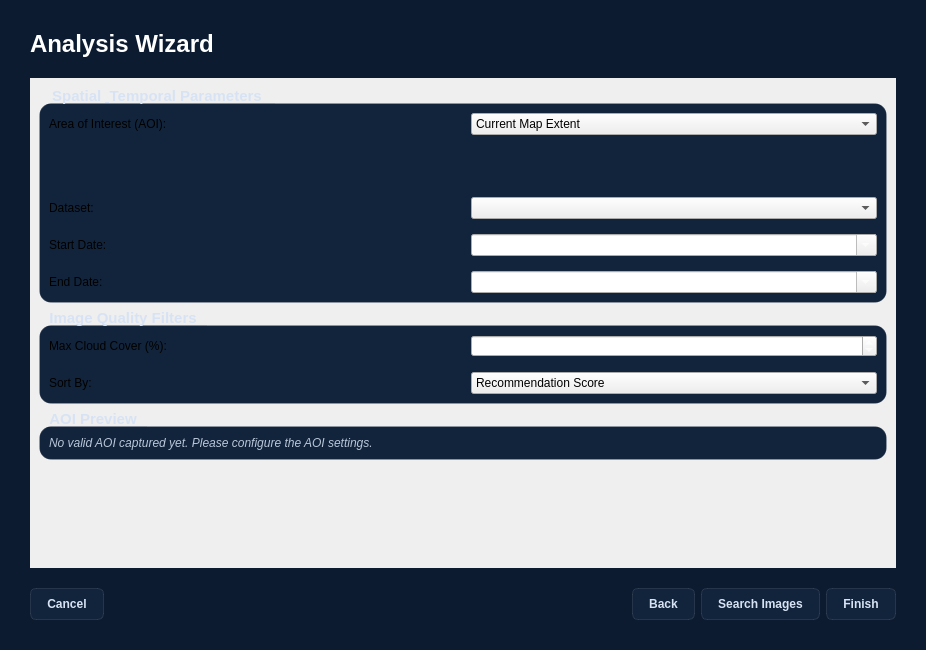
<?xml version="1.0" encoding="UTF-8"?>
<ui version="4.0">
 <class>AnalysisWizardDialog</class>
 <widget class="QDialog" name="AnalysisWizardDialog">
  <property name="geometry">
   <rect>
    <x>0</x>
    <y>0</y>
    <width>900</width>
    <height>650</height>
   </rect>
  </property>
  <property name="windowTitle">
   <string>Analysis Wizard</string>
  </property>
  <property name="styleSheet">
   <string>
QDialog {
    background-color: #0C1B30;
    font-family: 'Segoe UI', system-ui, sans-serif;
}
QGroupBox {
    background-color: #12243B;
    border: 1px solid rgba(255, 255, 255, 0.1);
    border-radius: 12px;
    margin-top: 16px;
    font-size: 11pt;
    font-weight: 600;
    color: #FFFFFF;
}
QGroupBox::title {
    subcontrol-origin: margin;
    subcontrol-position: top left;
    padding: 0 8px;
    color: #D7E3F4;
}
QPushButton {
    padding: 8px 16px;
    border-radius: 6px;
    font-weight: 600;
    font-size: 9pt;
    background-color: #12243B;
    border: 1px solid rgba(255, 255, 255, 0.1);
    color: #D7E3F4;
}
QPushButton:hover {
    background-color: #1E3A5F;
}
QPushButton[cssClass="accent"] {
    background-color: #27D8F7;
    color: white;
    border: none;
    padding: 10px 20px;
    border-radius: 8px;
    font-size: 10pt;
}
QPushButton[cssClass="accent"]:hover {
    background-color: #27D8F7;
}
QTableView, QTableWidget {
    background-color: #1E3A5F;
    color: #FFFFFF;
    border: 1px solid rgba(255, 255, 255, 0.1);
    border-radius: 8px;
    gridline-color: rgba(255, 255, 255, 0.10);
    alternate-background-color: #0C1B30;
    selection-background-color: rgba(39, 216, 247, 0.2);
    selection-color: #FFFFFF;
}

QTableView::item, QTableWidget::item {
    color: #FFFFFF;
    background-color: transparent;
}
QTableView::item:selected, QTableWidget::item:selected {
    color: #FFFFFF;
    background-color: rgba(39, 216, 247, 0.2);
}
QTableView::item:alternate, QTableWidget::item:alternate {
    color: #FFFFFF;
}
QTableView::item:disabled, QTableWidget::item:disabled {
    color: #AFC4D8;
}

QHeaderView::section {
    background-color: #0C1B30;
    padding: 8px;
    border: none;
    border-bottom: 1px solid rgba(255, 255, 255, 0.1);
    font-weight: 600;
    color: #FFFFFF;
}
QLabel#lblTitle {
    font-size: 18pt;
    font-weight: 700;
    color: #FFFFFF;
}
QComboBox QAbstractItemView {
    background-color: #12243B;
    color: #FFFFFF;
    selection-background-color: transparent;
    border: 1px solid rgba(255, 255, 255, 0.1);
    border-radius: 8px;
    outline: none;
    padding: 4px;
}
QComboBox QAbstractItemView::item {
    padding: 8px 12px;
    border-radius: 4px;
    color: #FFFFFF;
}
QComboBox QAbstractItemView::item:hover {
    background-color: #1E3A5F;
}
QComboBox QAbstractItemView::item:selected {
    background-color: #1E3A5F;
    color: #27D8F7;
    border-left: 3px solid #27D8F7;
}
QLineEdit, QDateEdit, QSpinBox, QDoubleSpinBox, QAbstractSpinBox {
    color: #FFFFFF;
    selection-color: #FFFFFF;
    selection-background-color: #27D8F7;
}
QLineEdit::placeholder, QDateEdit::placeholder, QSpinBox::placeholder, QDoubleSpinBox::placeholder, QAbstractSpinBox::placeholder {
    color: #B8C6D8;
}
QLineEdit:disabled, QDateEdit:disabled, QSpinBox:disabled, QDoubleSpinBox:disabled, QAbstractSpinBox:disabled, QComboBox:disabled {
    color: #7E8EA5;
}
   </string>
  </property>
  <layout class="QVBoxLayout" name="mainLayout">
   <property name="spacing"><number>20</number></property>
   <property name="margin"><number>30</number></property>
   
   <item>
    <widget class="QLabel" name="lblTitle">
     <property name="text"><string>Analysis Wizard</string></property>
    </widget>
   </item>
   
   <item>
    <widget class="QStackedWidget" name="stackedWidget">
     
     <!-- Page 1: Configuration -->
     <widget class="QWidget" name="pageConfig">
      <layout class="QVBoxLayout">
       <property name="margin"><number>0</number></property>
       <item>
        <widget class="QScrollArea">
         <property name="widgetResizable"><bool>true</bool></property>
         <property name="frameShape"><enum>QFrame::NoFrame</enum></property>
         <widget class="QWidget" name="scrollContent">
          <layout class="QVBoxLayout">
           
           <item>
            <widget class="QGroupBox" name="grpParameters">
             <property name="title"><string>Spatial &amp; Temporal Parameters</string></property>
             <layout class="QVBoxLayout">
              <property name="spacing"><number>15</number></property>
              
              <item>
               <layout class="QHBoxLayout">
                <item><widget class="QLabel"><property name="text"><string>Area of Interest (AOI):</string></property><property name="minimumSize"><size><width>150</width><height>0</height></size></property></widget></item>
                <item>
                 <widget class="QComboBox" name="cmbAoi">
                  <item><property name="text"><string>Current Map Extent</string></property></item>
                  <item><property name="text"><string>Selected Features in Active Layer</string></property></item>
                  <item><property name="text"><string>Active Layer Bounding Box</string></property></item>
                  <item><property name="text"><string>Draw Polygon</string></property></item>
                  <item><property name="text"><string>Browse Vector File</string></property></item>
                 </widget>
                </item>
               </layout>
              </item>
              
              <item>
               <widget class="QStackedWidget" name="stkAoiControls">
                <property name="maximumSize"><size><width>16777215</width><height>50</height></size></property>
                <widget class="QWidget" name="pageAoiEmpty"><layout class="QVBoxLayout"><property name="margin"><number>0</number></property></layout></widget>
                <widget class="QWidget" name="pageAoiDraw">
                 <layout class="QHBoxLayout">
                  <property name="margin"><number>0</number></property>
                  <item><spacer><property name="orientation"><enum>Qt::Horizontal</enum></property><property name="sizeHint" stdset="0"><size><width>150</width><height>20</height></size></property></spacer></item>
                  <item><widget class="QPushButton" name="btnStartDrawing"><property name="text"><string>Start Drawing on Map</string></property></widget></item>
                  <item><spacer><property name="orientation"><enum>Qt::Horizontal</enum></property><property name="sizeHint" stdset="0"><size><width>40</width><height>20</height></size></property></spacer></item>
                 </layout>
                </widget>
                <widget class="QWidget" name="pageAoiFile">
                 <layout class="QHBoxLayout">
                  <property name="margin"><number>0</number></property>
                  <item><spacer><property name="orientation"><enum>Qt::Horizontal</enum></property><property name="sizeHint" stdset="0"><size><width>150</width><height>20</height></size></property></spacer></item>
                  <item><widget class="QLineEdit" name="txtAoiFile"><property name="readOnly"><bool>true</bool></property><property name="placeholderText"><string>Select .shp, .gpkg, .geojson...</string></property></widget></item>
                  <item><widget class="QPushButton" name="btnBrowseAoi"><property name="text"><string>Browse...</string></property></widget></item>
                 </layout>
                </widget>
               </widget>
              </item>
              
              <item>
               <layout class="QHBoxLayout">
                <item><widget class="QLabel"><property name="text"><string>Dataset:</string></property><property name="minimumSize"><size><width>150</width><height>0</height></size></property></widget></item>
                <item><widget class="QComboBox" name="cmbDataset"></widget></item>
               </layout>
              </item>
              
              <item>
               <layout class="QHBoxLayout">
                <item><widget class="QLabel"><property name="text"><string>Start Date:</string></property><property name="minimumSize"><size><width>150</width><height>0</height></size></property></widget></item>
                <item><widget class="QDateEdit" name="dateStart"><property name="displayFormat"><string>yyyy-MM-dd</string></property><property name="calendarPopup"><bool>true</bool></property></widget></item>
               </layout>
              </item>
              
              <item>
               <layout class="QHBoxLayout">
                <item><widget class="QLabel"><property name="text"><string>End Date:</string></property><property name="minimumSize"><size><width>150</width><height>0</height></size></property></widget></item>
                <item><widget class="QDateEdit" name="dateEnd"><property name="displayFormat"><string>yyyy-MM-dd</string></property><property name="calendarPopup"><bool>true</bool></property></widget></item>
               </layout>
              </item>
              
             </layout>
            </widget>
           </item>

           <item>
            <widget class="QGroupBox" name="grpQuality">
             <property name="title"><string>Image Quality Filters</string></property>
             <layout class="QVBoxLayout">
              <property name="spacing"><number>15</number></property>
              
              <item>
               <layout class="QHBoxLayout">
                <item><widget class="QLabel"><property name="text"><string>Max Cloud Cover (%):</string></property><property name="minimumSize"><size><width>150</width><height>0</height></size></property></widget></item>
                <item>
                 <widget class="QSpinBox" name="spinCloud">
                  <property name="maximum"><number>100</number></property>
                  <property name="value"><number>20</number></property>
                 </widget>
                </item>
               </layout>
              </item>
              
              <item>
               <layout class="QHBoxLayout">
                <item><widget class="QLabel"><property name="text"><string>Sort By:</string></property><property name="minimumSize"><size><width>150</width><height>0</height></size></property></widget></item>
                <item>
                 <widget class="QComboBox" name="cmbSort">
                  <item><property name="text"><string>Recommendation Score</string></property></item>
                  <item><property name="text"><string>Lowest Cloud</string></property></item>
                  <item><property name="text"><string>Best Coverage</string></property></item>
                  <item><property name="text"><string>Newest</string></property></item>
                  <item><property name="text"><string>Oldest</string></property></item>
                 </widget>
                </item>
               </layout>
              </item>
             </layout>
            </widget>
           </item>

           <item>
            <widget class="QGroupBox" name="grpAoiSummary">
             <property name="title"><string>AOI Preview</string></property>
             <layout class="QVBoxLayout">
              <item>
               <widget class="QLabel" name="lblAoiSummary">
                <property name="text"><string>&lt;i style="color: #B8C6D8;"&gt;No valid AOI captured yet. Please configure the AOI settings.&lt;/i&gt;</string></property>
                <property name="textFormat"><enum>Qt::RichText</enum></property>
               </widget>
              </item>
             </layout>
            </widget>
           </item>

           <item><spacer><property name="orientation"><enum>Qt::Vertical</enum></property><property name="sizeHint" stdset="0"><size><width>20</width><height>40</height></size></property></spacer></item>
          </layout>
         </widget>
        </widget>
       </item>
      </layout>
     </widget>
     
     <!-- Page 2: Scene Selection -->
     <widget class="QWidget" name="pageScene">
      <layout class="QHBoxLayout">
       <property name="spacing"><number>20</number></property>
       <item>
        <layout class="QVBoxLayout">
         
         <item>
          <layout class="QHBoxLayout">
           <item><widget class="QLabel"><property name="text"><string>&lt;b&gt;Acquisition Mode:&lt;/b&gt;</string></property></widget></item>
           <item><widget class="QRadioButton" name="radSingle"><property name="text"><string>Single Scene</string></property><property name="checked"><bool>true</bool></property></widget></item>
           <item><widget class="QRadioButton" name="radCollection"><property name="text"><string>Image Collection (Composite)</string></property></widget></item>
           <item><spacer><property name="orientation"><enum>Qt::Horizontal</enum></property><property name="sizeHint" stdset="0"><size><width>40</width><height>20</height></size></property></spacer></item>
          </layout>
         </item>
         
         <item>
          <widget class="QWidget" name="panelComposite">
           <layout class="QHBoxLayout">
            <property name="margin"><number>0</number></property>
            <item><widget class="QLabel"><property name="text"><string>Compositing Method:</string></property></widget></item>
            <item>
             <widget class="QComboBox" name="cmbComposite">
              <item><property name="text"><string>Median</string></property></item>
              <item><property name="text"><string>Mean</string></property></item>
              <item><property name="text"><string>Mosaic</string></property></item>
              <item><property name="text"><string>Quality Mosaic</string></property></item>
              <item><property name="text"><string>Best Pixel</string></property></item>
             </widget>
            </item>
            <item><spacer><property name="orientation"><enum>Qt::Horizontal</enum></property><property name="sizeHint" stdset="0"><size><width>40</width><height>20</height></size></property></spacer></item>
           </layout>
          </widget>
         </item>

         <item>
          <widget class="QWidget" name="panelSelectionControls">
           <layout class="QHBoxLayout">
            <property name="margin"><number>0</number></property>
            <item><widget class="QPushButton" name="btnSelectAll"><property name="text"><string>Select All</string></property></widget></item>
            <item><widget class="QPushButton" name="btnDeselectAll"><property name="text"><string>Deselect All</string></property></widget></item>
            <item><widget class="QPushButton" name="btnInvertSelection"><property name="text"><string>Invert Selection</string></property></widget></item>
            <item><widget class="QPushButton" name="btnRecommendOnly"><property name="text"><string>Use Recommended</string></property></widget></item>
            <item><spacer><property name="orientation"><enum>Qt::Horizontal</enum></property><property name="sizeHint" stdset="0"><size><width>40</width><height>20</height></size></property></spacer></item>
           </layout>
          </widget>
         </item>
         
         <item><widget class="QLabel"><property name="text"><string>&lt;b&gt;Available Scenes&lt;/b&gt;</string></property></widget></item>
         <item>
          <widget class="QTableView" name="tblScenes">
           <!-- Selection mode modified dynamically, and items are checkable -->
           <property name="selectionBehavior"><enum>QAbstractItemView::SelectRows</enum></property>
           <property name="selectionMode"><enum>QAbstractItemView::SingleSelection</enum></property>
           <property name="alternatingRowColors"><bool>true</bool></property>
           <property name="editTriggers"><set>QAbstractItemView::NoEditTriggers</set></property>
          </widget>
         </item>
         
         <item>
          <layout class="QHBoxLayout">
           <item><widget class="QLabel"><property name="text"><string>&lt;b&gt;Output Visualization:&lt;/b&gt;</string></property></widget></item>
           <item>
            <widget class="QComboBox" name="cmbOutputMode">
             <item>
              <property name="text">
               <string>GeoTIFF Download</string>
              </property>
             </item>
            </widget>
           </item>
           <item><spacer><property name="orientation"><enum>Qt::Horizontal</enum></property><property name="sizeHint" stdset="0"><size><width>40</width><height>20</height></size></property></spacer></item>
          </layout>
         </item>
         
         <item>
          <layout class="QVBoxLayout">
           <property name="spacing"><number>10</number></property>
           <item>
            <layout class="QHBoxLayout">
             <item><widget class="QLabel"><property name="text"><string>Download Method:</string></property></widget></item>
             <item><widget class="QRadioButton" name="radDirectDownload"><property name="text"><string>Download Directly</string></property><property name="checked"><bool>true</bool></property></widget></item>
             <item><widget class="QRadioButton" name="radGoogleDrive"><property name="text"><string>Send to Google Drive</string></property></widget></item>
             <item><spacer><property name="orientation"><enum>Qt::Horizontal</enum></property><property name="sizeHint" stdset="0"><size><width>40</width><height>20</height></size></property></spacer></item>
            </layout>
           </item>
           <item>
            <widget class="QPushButton" name="btnDownloadScene">
             <property name="text"><string>Download Scene</string></property>
             <property name="cssClass" stdset="0"><string>accent</string></property>
             <property name="minimumSize"><size><width>150</width><height>0</height></size></property>
             <property name="maximumSize"><size><width>200</width><height>16777215</height></size></property>
            </widget>
           </item>
          </layout>
         </item>
         
        </layout>
       </item>
       
       <item>
        <widget class="QGroupBox" name="grpPreview">
         <property name="title"><string>Scene Preview</string></property>
         <property name="minimumSize"><size><width>350</width><height>0</height></size></property>
         <layout class="QVBoxLayout">
          <item>
           <widget class="QLabel" name="lblThumbnail">
            <property name="text"><string>Select a scene to preview</string></property>
            <property name="alignment"><set>Qt::AlignCenter</set></property>
            <property name="minimumSize"><size><width>300</width><height>300</height></size></property>
            <property name="styleSheet"><string>background-color: #1E3A5F; border-radius: 8px;</string></property>
           </widget>
          </item>
          <item>
           <widget class="QTextBrowser" name="txtMetadata">
            <property name="styleSheet"><string>border: none; background: transparent; font-size: 10pt;</string></property>
           </widget>
          </item>
         </layout>
        </widget>
       </item>
      </layout>
     </widget>
     
     <!-- Page 3: Progress -->
     <widget class="QWidget" name="pageProgress">
      <layout class="QVBoxLayout">
       <item><spacer><property name="orientation"><enum>Qt::Vertical</enum></property><property name="sizeHint" stdset="0"><size><width>20</width><height>40</height></size></property></spacer></item>
       <item>
        <widget class="QLabel" name="lblStatus">
         <property name="text"><string>Preparing Analysis...</string></property>
         <property name="alignment"><set>Qt::AlignCenter</set></property>
         <property name="styleSheet"><string>font-size: 14pt; font-weight: 600; color: #27D8F7;</string></property>
        </widget>
       </item>
       <item>
        <widget class="QProgressBar" name="progressBar">
         <property name="value"><number>0</number></property>
         <property name="textVisible"><bool>false</bool></property>
         <property name="minimumSize"><size><width>0</width><height>15</height></size></property>
         <property name="maximumSize"><size><width>16777215</width><height>15</height></size></property>
         <property name="styleSheet"><string>
QProgressBar {
    border: none;
    background-color: rgba(255, 255, 255, 0.1);
    border-radius: 7px;
}
QProgressBar::chunk {
    background-color: #27D8F7;
    border-radius: 7px;
}
         </string></property>
        </widget>
       </item>
       <item><spacer><property name="orientation"><enum>Qt::Vertical</enum></property><property name="sizeHint" stdset="0"><size><width>20</width><height>40</height></size></property></spacer></item>
      </layout>
     </widget>

     <!-- Page 4: Summary -->
     <widget class="QWidget" name="pageSummary">
      <layout class="QVBoxLayout">
       <item>
        <widget class="QLabel" name="lblSummaryTitle">
         <property name="text"><string>Analysis Complete!</string></property>
         <property name="alignment"><set>Qt::AlignCenter</set></property>
         <property name="styleSheet"><string>font-size: 18pt; font-weight: bold; color: #10B981;</string></property>
        </widget>
       </item>
       <item>
        <widget class="QTextBrowser" name="txtSummary">
         <property name="styleSheet"><string>border: 1px solid rgba(255, 255, 255, 0.1); border-radius: 8px; background-color: #12243B; font-size: 11pt; padding: 10px; color: #FFFFFF;</string></property>
        </widget>
       </item>
      </layout>
     </widget>
     
    </widget>
   </item>
   
   <item>
    <widget class="QFrame" name="buttonFrame">
     <layout class="QHBoxLayout">
      <property name="margin"><number>0</number></property>
      <item>
       <widget class="QPushButton" name="btnCancel">
        <property name="text"><string>Cancel</string></property>
        <property name="cssClass" stdset="0"><string>none</string></property>
       </widget>
      </item>
      <item><spacer><property name="orientation"><enum>Qt::Horizontal</enum></property><property name="sizeHint" stdset="0"><size><width>40</width><height>20</height></size></property></spacer></item>
      <item>
       <widget class="QPushButton" name="btnBack">
        <property name="text"><string>Back</string></property>
        <property name="cssClass" stdset="0"><string>none</string></property>
       </widget>
      </item>
      <item>
       <widget class="QPushButton" name="btnNext">
        <property name="text"><string>Search Images</string></property>
        <property name="cssClass" stdset="0"><string>accent</string></property>
       </widget>
      </item>
      <item>
       <widget class="QPushButton" name="btnFinish">
        <property name="text"><string>Finish</string></property>
        <property name="cssClass" stdset="0"><string>accent</string></property>
       </widget>
      </item>
     </layout>
    </widget>
   </item>
   
  </layout>
 </widget>
 <resources/>
 <connections/>
</ui>
